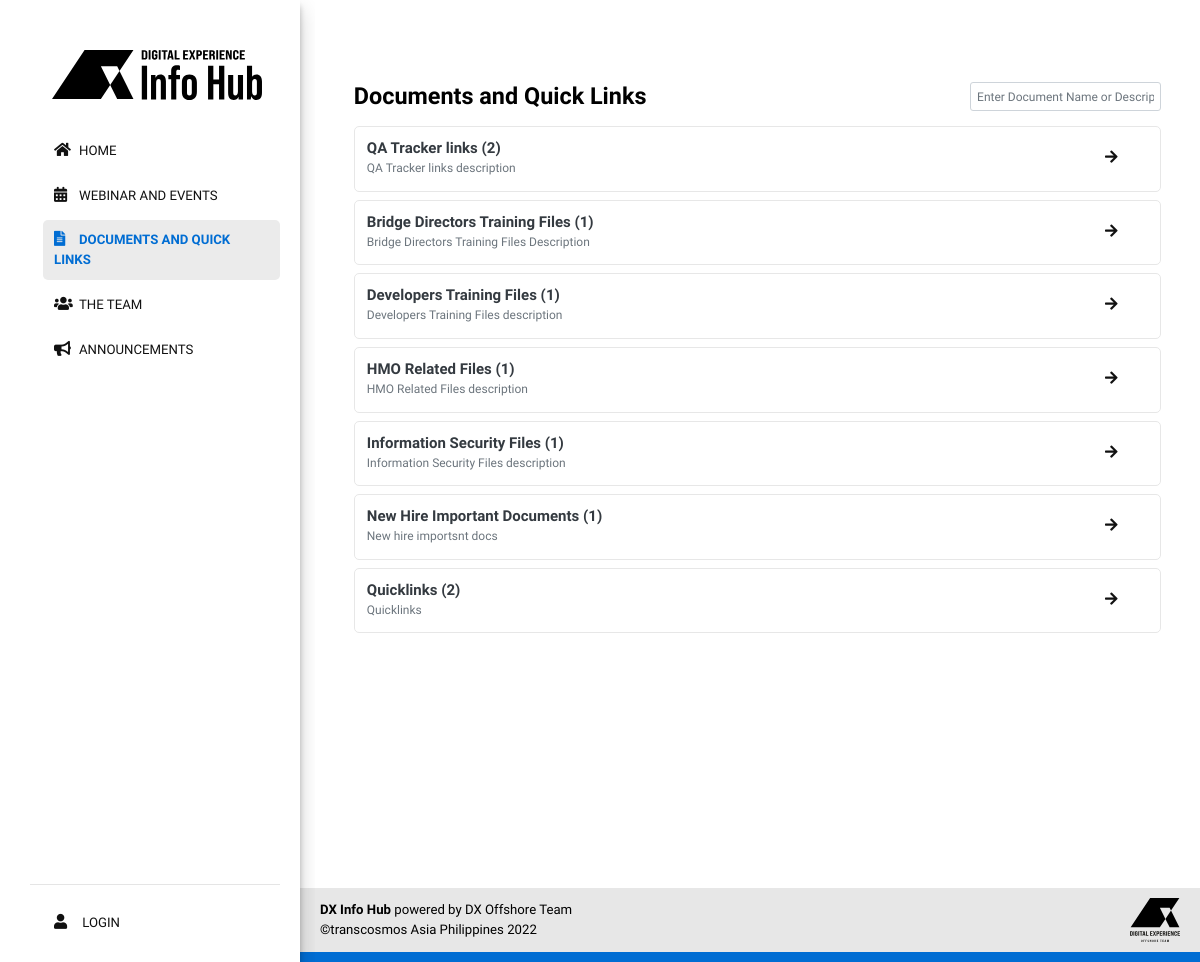
/pages/documents/o-index.php, run on an earlier commit of the app's database.
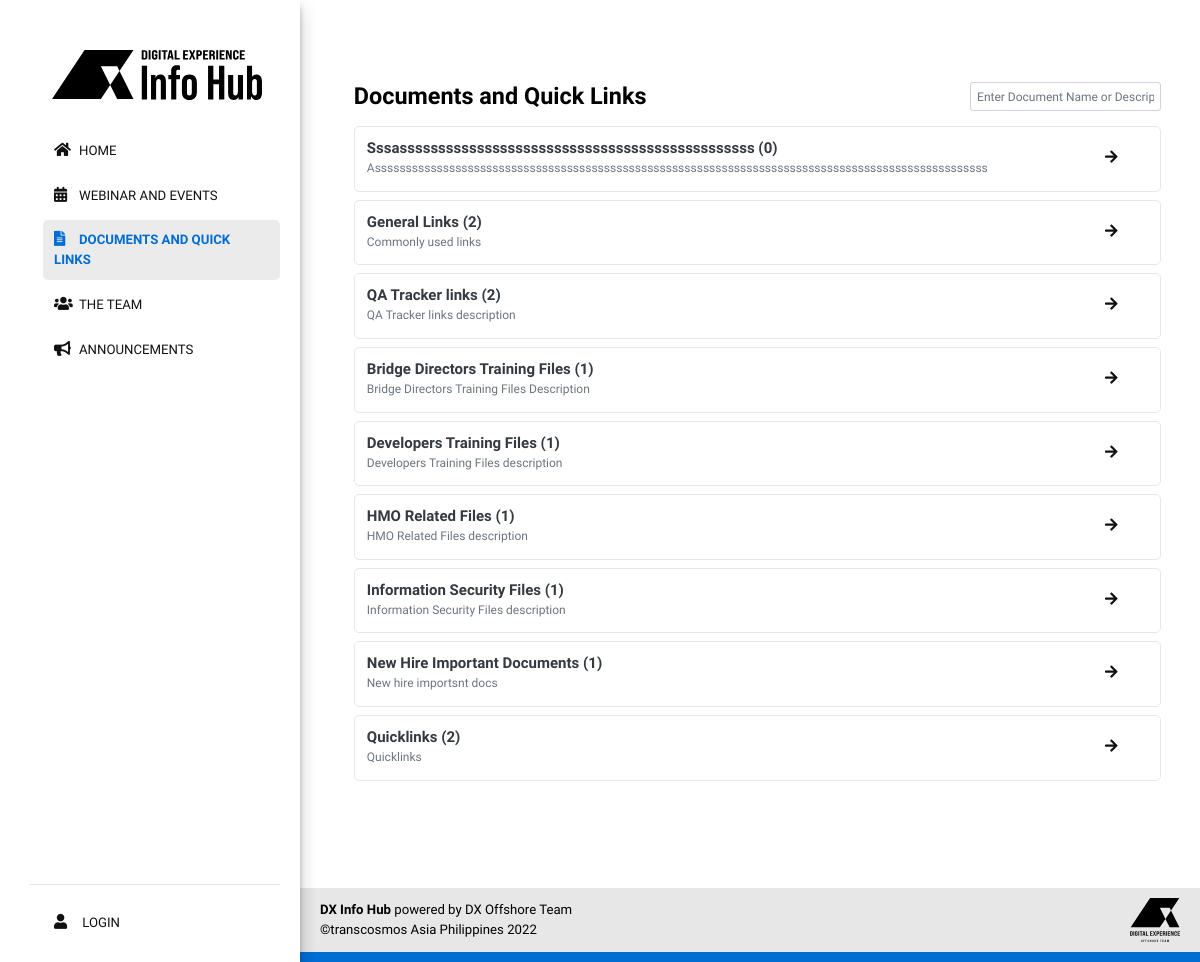
And on a later commit of the database.
### tables this page shows
CREATE TABLE `documents` (
  `id` int(255) UNSIGNED NOT NULL,
  `user_id` int(255) NOT NULL DEFAULT 0,
  `document_name` varchar(255) NOT NULL DEFAULT '',
  `document_description` varchar(255) NOT NULL DEFAULT '',
  `date_created` varchar(255) NOT NULL DEFAULT '',
  `date_edited` varchar(255) NOT NULL DEFAULT '',
  `document_status` int(1) NOT NULL DEFAULT 0,
  `temp_del` int(1) NOT NULL DEFAULT 0,
  `timestamp` timestamp NOT NULL DEFAULT current_timestamp() ON UPDATE current_timestamp()
);

### pages/documents/o-index.php (the view, shortened to what this page needs)
<?php
require($_SERVER['DOCUMENT_ROOT'].'/includes/config.php');
?>
<!DOCTYPE html>
<html lang="en">
    <head>
        <link href="/assets/css/documents.css" rel="stylesheet" />
        <?php require($_SERVER['DOCUMENT_ROOT'].'/includes/common/links.php');  ?>
    </head>
    <body id="documents">
        <div class="container">
            <div class="col-3 col-s-3 menu">
                <?php require($_SERVER['DOCUMENT_ROOT'].'/includes/common/parent-sidebar.php');  ?>
            </div>
            <section class="main-area col-s-9 d-column mb-4 ml-5">
                <div class="announcement mb-4">
                    <div class="row">
                        <div class="col-lg-9">
                            <h2 class="mb-3">
                                Documents and Quick Links
                            </h2>
                        </div>
                        <div class="col-lg-3">
                            <input type="text" id="myInput" onkeyup="myFunction()" placeholder="Enter Document Name or Description" class="form-control mr-2 px-2">
                        </div>
                    </div>
                    <div class="announcement-row">
                        <ul class="list-inline mb-4" id="myUL">
                            <?php
                                $sql = $pdo->prepare("SELECT * FROM documents WHERE `document_status` = 0 ORDER BY id DESC");
                                $sql->execute();
                                while($data = $sql->fetch(PDO::FETCH_ASSOC)) {
                                $count =  $pdo->prepare("SELECT * FROM `files` WHERE `document_id` = ".$data['id']);
                                $count->execute();
                                $total_data_count = $count->rowCount();
                                echo "<a href='/document-files/".$data["id"]."'>";
                                    echo '<li class="list-dl-item p-3 moving-left">';
                                        echo '<i class="fa fa-arrow-right" style="padding: 11px 30px;" id="fa" aria-hidden="true"></i>';
                                        echo '<h5 class="font-weight-bold text-dark m-0">'.$data["document_name"];
                                        echo ' ('. $total_data_count .') </h5>';
                                        echo '<span class="text-secondary" style="font-size:1rem;">'.$data["document_description"] .'</span>';
                                    echo '</li>';
                                echo  "</a>";
                                }
                            ?>
                        </ul>
                    </div>
                </div>
            </section>
            </div>
        <?php require($_SERVER['DOCUMENT_ROOT'].'/includes/common/parent-footer.php');  ?>
    </body>
</html>

What changed in the data, as far as the page shows it:
added documents: document_name "Sssassssssssssssssssssssssssssssssssssssssssssssss", total_data_count "0", document_description "Asssssssssssssssssssssssssssssssssssssssssssssssssssssssssssssssssssssssssssssssssssssssssssssssssss"
added documents: document_name "General Links", total_data_count "2", document_description "Commonly used links"
